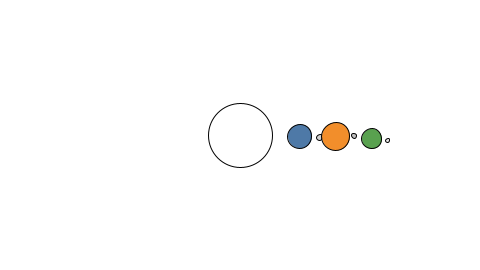
Frame 1 (no input)
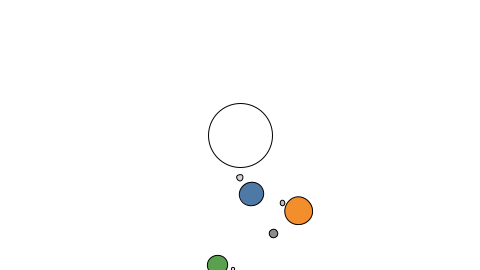
Frame 60 (the mouse pressed at the canvas centre just before this capture)
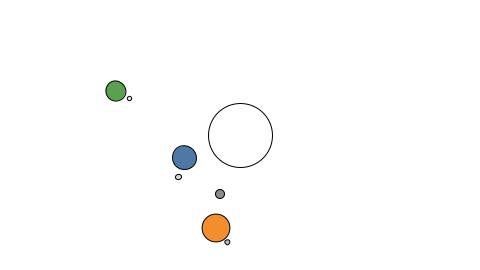
Frame 120 (the mouse held since frame 60 and released just before this capture)

The Processing sketch that drew these frames (run headless with seeded random() and noise(); from frame 60 on, the mouse is pressed at the canvas centre):

// Processing sketch: SistemaSolar
// ── SistemaSolar.pde
// An array of 4 planet objects
Planet[] planets = new Planet[3];

void setup() {
  size(480, 270);

  planets[0] = new Planet(
    60,
    24,
    color(78, 121, 167),
    new Moon[] {
      new Moon(20, 6, 0.045, color(210))
    }
  );

  // This planet has two moons with different distances and orbit speeds.
  planets[1] = new Planet(
    96,
    28,
    color(242, 142, 43),
    new Moon[] {
      new Moon(18, 5, -0.06, color(190)),
      new Moon(34, 9, 0.025, color(140))
    }
  );

  planets[2] = new Planet(
    132,
    20,
    color(89, 161, 79),
    new Moon[] {
      new Moon(16, 4, 0.08, color(230))
    }
  );
}

void draw() {
  background(255);

  // Drawing the Sun
  pushMatrix();
  translate(width/2, height/2);
  stroke(0);
  fill(255);
  ellipse(0, 0, 64, 64);

  // Drawing all Planets
  for (int i = 0; i < planets.length; i++ ) {
    planets[i].update();
    planets[i].display();
  }
  popMatrix();
}

// ── Lua.pde
class Moon {
  // Each moon object keeps track of its own angle of rotation.
  float theta;      // Rotation around sun
  float diameter;   // Size of moon
  float distance;   // Distance from planet
  float orbitspeed; // Orbit speed
  int moonColor;    // Moon color
  
  Moon(float distance_, float diameter_, float orbitspeed_, int moonColor_) {
    distance = distance_;
    diameter = diameter_;
    theta = 0;
    orbitspeed = orbitspeed_;
    moonColor = moonColor_;
  }
  
  void update() {
    // Increment the angle to rotate
    theta += orbitspeed;
  }
  
  void display() {
    // Before rotation and translation, the state of the matrix is saved with pushMatrix().
    pushMatrix(); 
    // Rotate orbit
    rotate(theta); 
    // translate out distance
    translate(distance,0); 
    stroke(0);
    fill(moonColor);
    ellipse(0,0,diameter,diameter);
    // Once the planet is drawn, the matrix is restored with popMatrix() so that the next planet is not affected.
    popMatrix(); 
  }
}
// ── Planeta.pde
class Planet {
  // Each planet object keeps track of its own angle of rotation.
  float theta;      // Rotation around sun
  float diameter;   // Size of planet
  float distance;   // Distance from sun
  float orbitspeed; // Orbit speed
  int planetColor;  // Planet color
 
  // Each Planet contains one or more moons.
  Moon[] moons;
 
  
  Planet(float distance_, float diameter_, int planetColor_, Moon[] moons_) {
    distance = distance_;
    diameter = diameter_;
    planetColor = planetColor_;
    moons = moons_;
    theta = 0;
    orbitspeed = random(0.01,0.03);
  }
  
  void update() {
    // Increment the angle to rotate
    theta += orbitspeed;

    for (int i = 0; i < moons.length; i++) {
      moons[i].update();
    }
  }
  
  void display() {
    // Before rotation and translation, the state of the matrix is saved with pushMatrix().
    pushMatrix(); 
    // Rotate orbit
    rotate(theta); 
    // translate out distance
    translate(distance,0); 
    stroke(0);
    fill(planetColor);
    ellipse(0,0,diameter,diameter);

    // The planet is drawn, now draw all moons.
    for (int i = 0; i < moons.length; i++) {
      moons[i].display();
    }
    
    // Once the planet is drawn, the matrix is restored with popMatrix() so that the next planet is not affected.
    popMatrix(); 
  }
}
